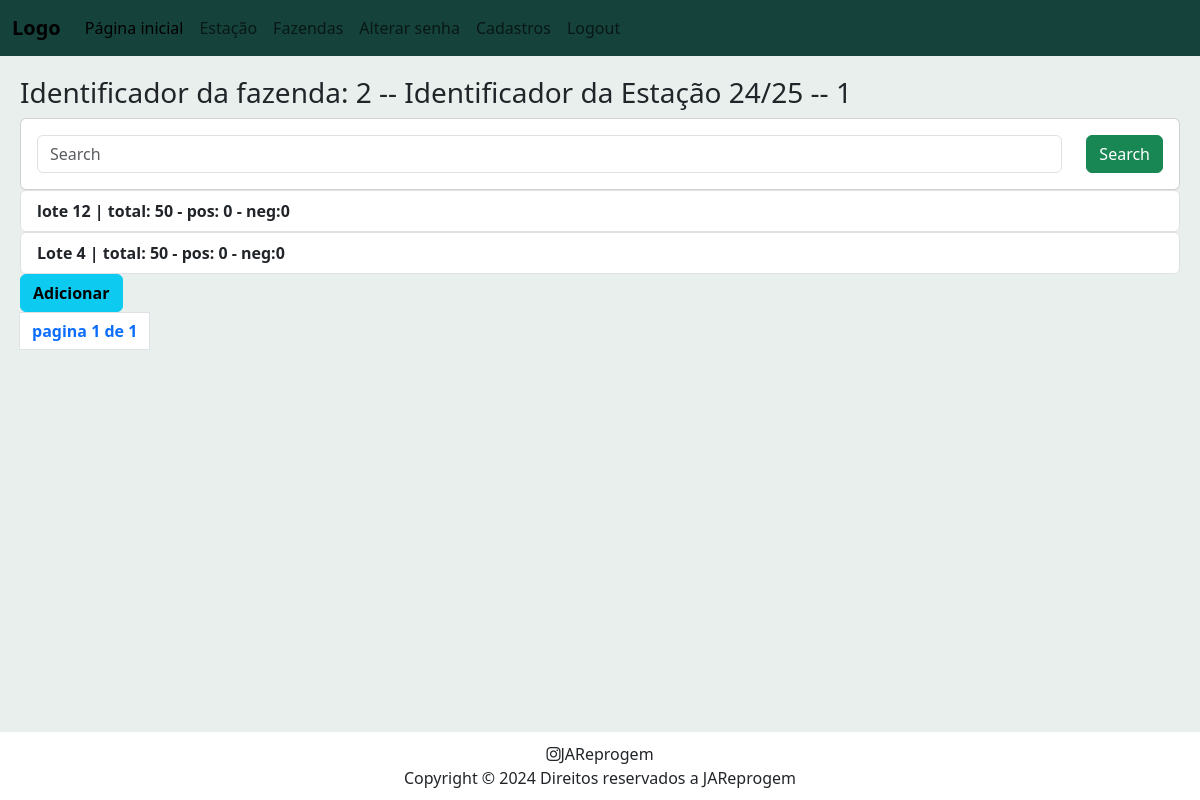
Before: /batch/2/season/1 (signed in) with the older database file.
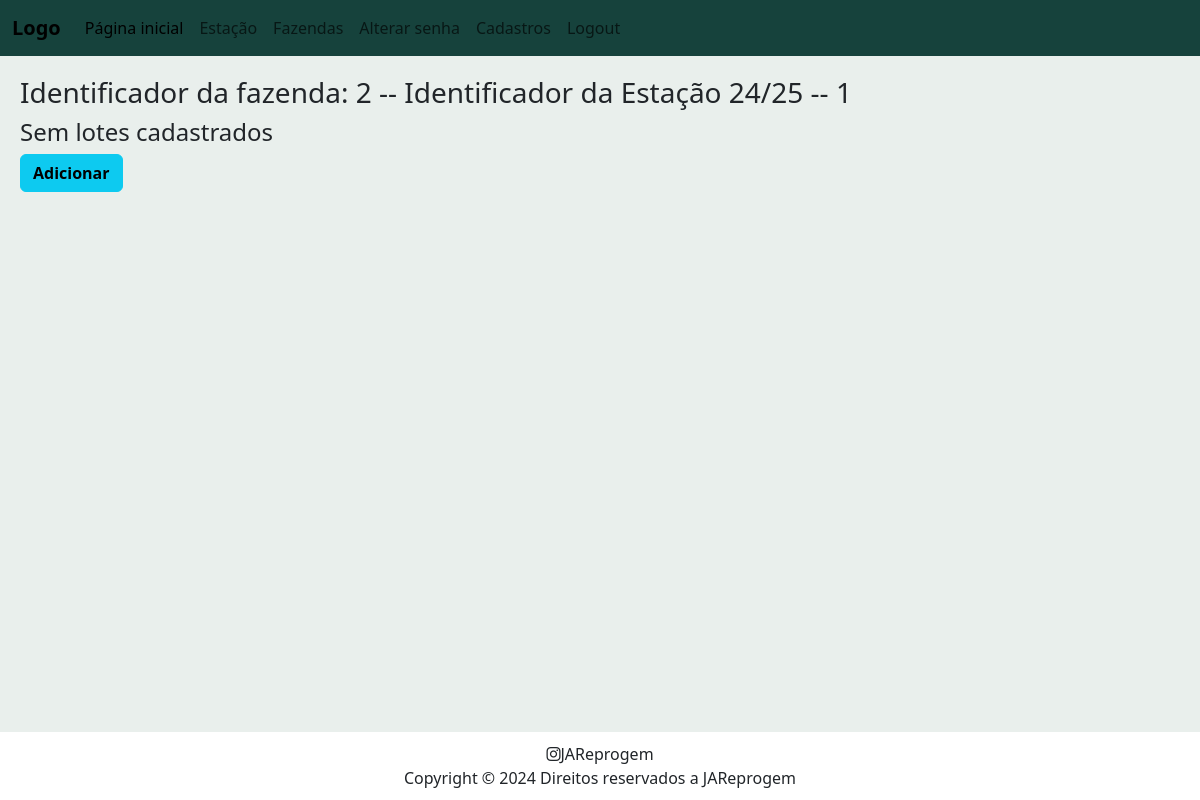
After: the same page with the newer database file.
### batch/models.py (models this page shows, shortened)
class Batch(models.Model):
    class Choices(models.TextChoices):
        SIM = "M", "Macho"
        NAO = "F", "Fêmea"
        MIX = "H", "Heterogêneo"
    farm = models.ForeignKey(Farm, on_delete=models.CASCADE, related_name="batches")
    season = models.ForeignKey(Season, on_delete=models.CASCADE, related_name="batches")
    batch_name = models.CharField(max_length=200)
    prior_batch = models.ForeignKey('self', on_delete=models.CASCADE, null=True, blank=True, related_name='derivative')
    batch_shaping = models.ForeignKey(Shaping, on_delete=models.CASCADE, related_name="batches", default=None)
    batch_maternity = models.CharField(
        max_length=1,
        choices=Choices.choices
    )
    protocol =models.ForeignKey(Protocol, on_delete=models.CASCADE, related_name="batches", default=None)
    vet_name = models.ForeignKey(User, on_delete=models.CASCADE, default=1)
    batch_size = models.IntegerField()
    d0_date = models.DateField(blank=True, null=True, default=None)
    dg_date = models.DateField(blank=True, null=True, default=None)
    negative_quant = models.IntegerField(default=0)
    recurrence_negative_quant = models.IntegerField(default=0)
    positive_quant = models.IntegerField(default=0)
    recurrence_positive_quant = models.IntegerField(default=0)
    recurrence_quant = models.IntegerField(default=0)
    uncertainty_quant = models.IntegerField(default=0)
    batch_acronym = models.CharField(max_length=50, default="", blank=True)

### batch/views.py (the view)
# urls.py: path("<int:farm_id>/season/<int:season_id>", views.batch_index, name="batch_index"),
@login_required
def batch_index(request, farm_id, season_id):
    season = Season.objects.get(id=season_id)
    farm = Farm.objects.get(id=farm_id)
    batch_list = Batch.objects.filter(farm=farm, season=season).order_by('id')
    batch_name = request.GET.get("batch_name")
    if batch_name != "" and batch_name is not None:
        batch_list = batch_list.filter(batch_name__icontains = batch_name)
    paginator = Paginator(batch_list, 9)
    page = request.GET.get("page")
    batch_list = paginator.get_page(page)
    context = {
        "season": season,
        "farm": farm,
        "batch_list": batch_list,
    }
    return render(request, "batch/batch-index.html", context)

### batch/templates/batch/batch-index.html (shortened to what this page needs)
{% extends 'farm/base.html' %}
    {% block body %}
        <h3> Identificador da fazenda: {{ farm.id }} -- Identificador da {{ season.season_name }} -- {{ season.id }} </h3>
        {% if batch_list %}
            <div class="row">
                <div class="col-md-12">
                    <form class="card card-sm">
                        <div class="card-body row no-gutters align-items-center">
                            <div class="col">
                                <input type="search" name="batch_name" placeholder="Search" class="form-control form-control-borderless">
                            </div>
                            <div class="col-auto">
                                <button class="btn btn-success" type="submit">Search</button>
                            </div>
                        </div>
                    </form>
                </div>
            </div>
            {% for batch in batch_list %}
                <ul class="list-group">
                    <li class="list-group-item">
                        <a href="{% url 'batch_detail' batch.id %}">
                            {{ batch.batch_name }} |
                            total: {{ batch.batch_size }} - pos: {{ batch.positive_quant }} - neg:{{ batch.negative_quant }}
                        </a>
                    </li>
                </ul>
            {% endfor %}
            <button type="button" class="btn btn-info"><a href="{% url 'add_batch' farm.id season.id %}">Adicionar</a></button>
            <nav aria-label="Page navigation example" style="background-color: #e9efec;">
                <ul class="pagination">
                    <li class="page-item"><a class="page-link" href="#">pagina {{ batch_list.number }} de {{ batch_list.paginator.num_pages }}</a></li>
                </ul>
            </nav>
        {% else %}
            <h4>Sem lotes cadastrados</h4>
            <button type="button" class="btn btn-info"><a href="{% url 'add_batch' farm.id season.id %}">Adicionar</a></button>
        {% endif %}
    {% endblock %}

Changed rows visible on the page:
no longer on this page (row edited): Batch: batch_name "lote 12", batch_size "50", positive_quant "0", negative_quant "0"
no longer on this page (row edited): Batch: batch_name "Lote 4", batch_size "50", positive_quant "0", negative_quant "0"
Other visible differences:
{{ batch_list.number }}: "1" → (not shown)
{{ batch_list.paginator.num_pages }}: "1" → (not shown)
text no longer shown: "Search pagina de"
text now shown: "Sem lotes cadastrados"
